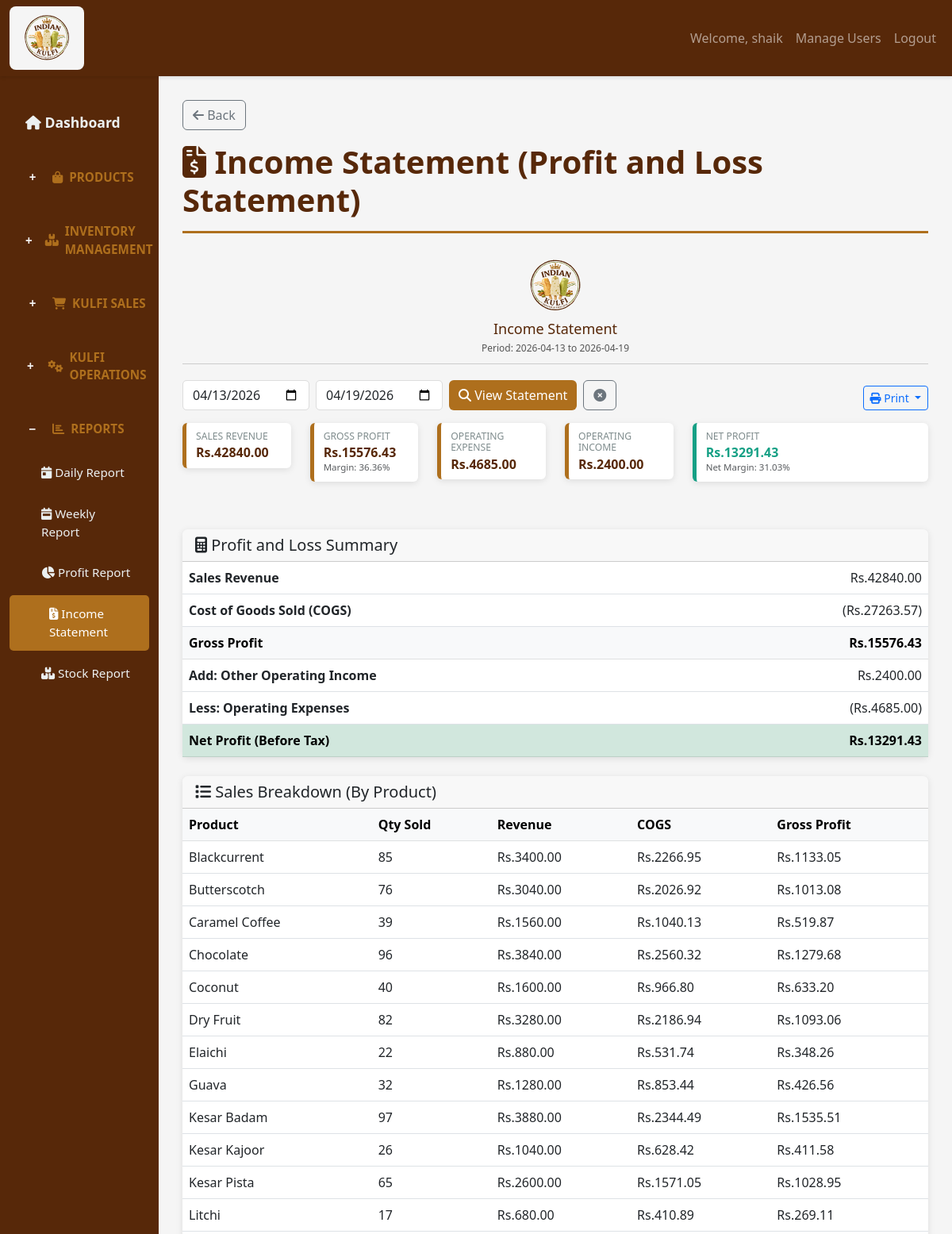
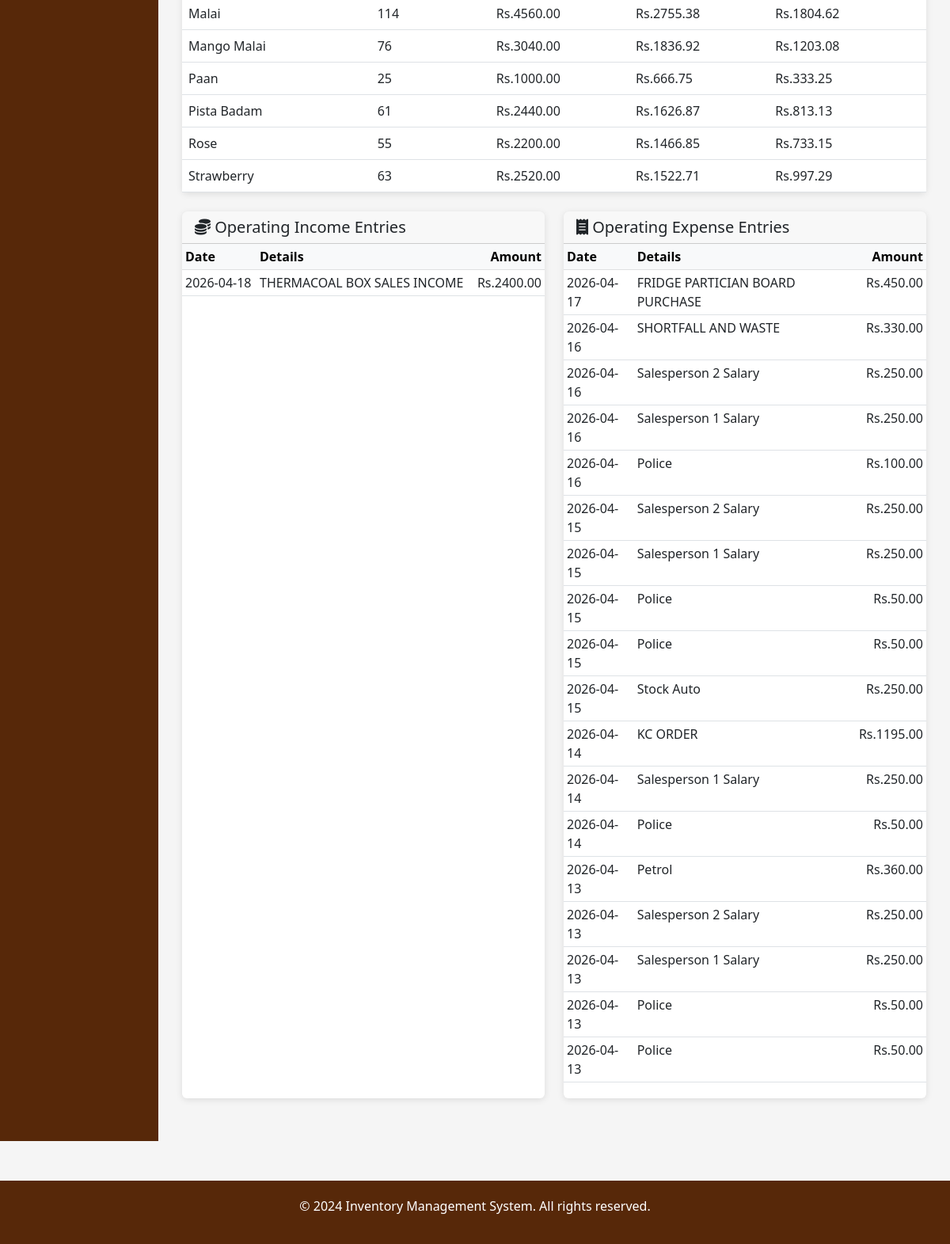
The app's page /reports/income-statement/ (signed in) with its own data (2 pictures, top to bottom).
### inventory/models.py (models this page shows, shortened)
class OperationsIncome(models.Model):
    income_date = models.DateField(default=timezone.now)
    details = models.CharField(max_length=255)
    amount = models.DecimalField(max_digits=12, decimal_places=2)
    created_by = models.ForeignKey(User, on_delete=models.SET_NULL, null=True, blank=True)
    created_at = models.DateTimeField(auto_now_add=True)
    updated_at = models.DateTimeField(auto_now=True)
    class Meta:
        ordering = ['-income_date', '-created_at']
        verbose_name_plural = "Operations Incomes"

class OperationsExpense(models.Model):
    operation_date = models.DateField(default=timezone.now)
    details = models.CharField(max_length=255)
    amount = models.DecimalField(max_digits=12, decimal_places=2)
    client_txn_id = models.CharField(max_length=64, blank=True, null=True, db_index=True, help_text="Client-generated idempotency key")
    client_updated_at = models.DateTimeField(blank=True, null=True, db_index=True, help_text="Client-side update timestamp")
    server_version = models.PositiveIntegerField(default=1)
    created_by = models.ForeignKey(User, on_delete=models.SET_NULL, null=True, blank=True)
    created_at = models.DateTimeField(auto_now_add=True)
    updated_at = models.DateTimeField(auto_now=True)
    class Meta:
        ordering = ['-operation_date', '-created_at']
        verbose_name_plural = "Operations Expenses"

### inventory/views.py (the view)
    def _wrapped_view(request, *args, **kwargs):
        if not request.user.is_authenticated:
            return redirect('login')
        if not request.user.is_staff:
            messages.error(request, 'You can access only the Sales module with this account.')
            return redirect('quick_sales_entry')
        return view_func(request, *args, **kwargs)

### templates/inventory/income_statement.html (shortened to what this page needs)
{% extends 'inventory/base.html' %}
{% block content %}
<h1 class="page-title"><i class="fas fa-file-invoice-dollar"></i> Income Statement (Profit and Loss Statement)</h1>
<div class="print-header">
    <img src="{{ MEDIA_URL }}logo/logo.svg" alt="Logo" onerror="this.onerror=null;this.src='{{ MEDIA_URL }}logo/logo.png';" class="print-logo">
    <h4>Income Statement</h4>
    <p>Period: {{ start_date|date:'Y-m-d' }} to {{ end_date|date:'Y-m-d' }}</p>
</div>
<div class="row mb-3">
    <div class="col-12">
        <div class="d-flex gap-2 flex-wrap align-items-end justify-content-between">
            <form method="GET" class="d-flex gap-2 flex-wrap">
                <input type="date" name="start_date" value="{{ start_date|date:'Y-m-d' }}" class="form-control" style="max-width: 160px;">
                <input type="date" name="end_date" value="{{ end_date|date:'Y-m-d' }}" class="form-control" style="max-width: 160px;">
                <button type="submit" class="btn btn-primary">
                    <i class="fas fa-search"></i> View Statement
                </button>
                <a href="{% url 'income_statement' %}" class="btn btn-outline-secondary" title="Clear date filters">
                    <i class="fas fa-times-circle"></i>
                </a>
            </form>
            <div class="btn-group" role="group">
                <button type="button" class="btn btn-outline-primary btn-sm dropdown-toggle" data-bs-toggle="dropdown" aria-expanded="false">
                    <i class="fas fa-print"></i> Print
                </button>
            </div>
        </div>
    </div>
</div>
<div class="row mb-4 income-metrics-row">
    <div class="col-md-6 col-lg-2 mb-3">
        <div class="card stat-card compact-metric-card">
            <h6>Sales Revenue</h6>
            <div class="stat-value">Rs.{{ sales_revenue|floatformat:2 }}</div>
        </div>
    </div>
    <div class="col-md-6 col-lg-2 mb-3">
        <div class="card stat-card compact-metric-card">
            <h6>Gross Profit</h6>
            <div class="stat-value">Rs.{{ gross_profit|floatformat:2 }}</div>
            <small class="text-muted">Margin: {{ gross_margin|floatformat:2 }}%</small>
        </div>
    </div>
    <div class="col-md-6 col-lg-2 mb-3">
        <div class="card stat-card compact-metric-card">
            <h6>Operating Expense</h6>
            <div class="stat-value">Rs.{{ operating_expense_total|floatformat:2 }}</div>
        </div>
    </div>
    <div class="col-md-6 col-lg-2 mb-3">
        <div class="card stat-card compact-metric-card">
            <h6>Operating Income</h6>
            <div class="stat-value">Rs.{{ operating_income_total|floatformat:2 }}</div>
        </div>
    </div>
    <div class="col-md-6 col-lg-4 mb-3">
        <div class="card stat-card compact-metric-card" style="border-left-color: #16a085;">
            <h6>Net Profit</h6>
            <div class="stat-value" style="color: #16a085;">Rs.{{ net_profit_before_tax|floatformat:2 }}</div>
            <small class="text-muted">Net Margin: {{ net_margin|floatformat:2 }}%</small>
        </div>
    </div>
</div>
<div class="card mb-4">
    <div class="card-header">
        <h5 class="mb-0"><i class="fas fa-calculator"></i> Profit and Loss Summary</h5>
    </div>
    <div class="table-responsive">
        <table class="table statement-table mb-0">
            <tbody>
                <tr>
                    <th style="width: 60%;">Sales Revenue</th>
                    <td class="text-end">Rs.{{ sales_revenue|floatformat:2 }}</td>
                </tr>
                <tr>
                    <th>Cost of Goods Sold (COGS)</th>
                    <td class="text-end">(Rs.{{ cost_of_goods_sold|floatformat:2 }})</td>
                </tr>
                <tr class="table-light fw-bold">
                    <th>Gross Profit</th>
                    <td class="text-end">Rs.{{ gross_profit|floatformat:2 }}</td>
                </tr>
                <tr>
                    <th>Add: Other Operating Income</th>
                    <td class="text-end">Rs.{{ operating_income_total|floatformat:2 }}</td>
                </tr>
                <tr>
                    <th>Less: Operating Expenses</th>
                    <td class="text-end">(Rs.{{ operating_expense_total|floatformat:2 }})</td>
                </tr>
                <tr class="table-success fw-bold">
                    <th>Net Profit (Before Tax)</th>
                    <td class="text-end">Rs.{{ net_profit_before_tax|floatformat:2 }}</td>
                </tr>
            </tbody>
        </table>
    </div>
</div>
<div class="card mb-4">
    <div class="card-header">
        <h5 class="mb-0"><i class="fas fa-list"></i> Sales Breakdown (By Product)</h5>
    </div>
    <div class="table-responsive">
        <table class="table table-hover mb-0">
            <thead class="table-light">
                <tr>
                    <th>Product</th>
                    <th>Qty Sold</th>
                    <th>Revenue</th>
                    <th>COGS</th>
                    <th>Gross Profit</th>
                </tr>
            </thead>
            <tbody>
                {% for row in sales_breakdown %}
                <tr>
                    <td>{{ row.product_name }}</td>
                    <td>{{ row.quantity }}</td>
                    <td>Rs.{{ row.revenue|floatformat:2 }}</td>
                    <td>Rs.{{ row.cost|floatformat:2 }}</td>
                    <td>Rs.{{ row.gross_profit|floatformat:2 }}</td>
                </tr>
                {% empty %}
                <tr>
                    <td colspan="5" class="text-center text-muted">No sales found for this period</td>
                </tr>
                {% endfor %}
            </tbody>
        </table>
    </div>
</div>
<div class="row">
    <div class="col-lg-6 mb-4">
        <div class="card h-100">
            <div class="card-header">
                <h5 class="mb-0"><i class="fas fa-coins"></i> Operating Income Entries</h5>
            </div>
            <div class="table-responsive">
                <table class="table table-sm mb-0">
                    <thead class="table-light">
                        <tr>
                            <th>Date</th>
                            <th>Details</th>
                            <th class="text-end">Amount</th>
                        </tr>
                    </thead>
                    <tbody>
                        {% for income in operating_income_entries %}
                        <tr>
                            <td>{{ income.income_date|date:'Y-m-d' }}</td>
                            <td>{{ income.details }}</td>
                            <td class="text-end">Rs.{{ income.amount|floatformat:2 }}</td>
                        </tr>
                        {% empty %}
                        <tr>
                            <td colspan="3" class="text-center text-muted">No operating income entries for this period</td>
                        </tr>
                        {% endfor %}
                    </tbody>
                </table>
            </div>
        </div>
    </div>
    <div class="col-lg-6 mb-4">
        <div class="card h-100">
            <div class="card-header">
                <h5 class="mb-0"><i class="fas fa-receipt"></i> Operating Expense Entries</h5>
            </div>
            <div class="table-responsive">
                <table class="table table-sm mb-0">
                    <thead class="table-light">
                        <tr>
                            <th>Date</th>
                            <th>Details</th>
                            <th class="text-end">Amount</th>
                        </tr>
                    </thead>
                    <tbody>
                        {% for expense in operating_expense_entries %}
                        <tr>
                            <td>{{ expense.operation_date|date:'Y-m-d' }}</td>
                            <td>{{ expense.details }}</td>
                            <td class="text-end">Rs.{{ expense.amount|floatformat:2 }}</td>
                        </tr>
                        {% empty %}
                        <tr>
                            <td colspan="3" class="text-center text-muted">No operating expense entries for this period</td>
                        </tr>
                        {% endfor %}
                    </tbody>
                </table>
            </div>
        </div>
    </div>
</div>
{% endblock %}

### templates/inventory/base.html (shortened to what this page needs)
<!DOCTYPE html>
<html lang="en">
<head>
    <link href="https://cdn.jsdelivr.net/npm/bootstrap@5.3.0/dist/css/bootstrap.min.css" rel="stylesheet">
    <link href="https://cdnjs.cloudflare.com/ajax/libs/font-awesome/6.4.0/css/all.min.css" rel="stylesheet">
</head>
<body>
    {% if user.is_authenticated %}
    <nav class="navbar navbar-expand-lg navbar-dark">
        <div class="container-fluid">
            <a class="navbar-brand" href="{% if user.is_staff %}{% url 'dashboard' %}{% else %}{% url 'quick_sales_entry' %}{% endif %}">
                <img src="{{ MEDIA_URL }}logo/logo.svg" alt="Logo" onerror="this.onerror=null;this.src='{{ MEDIA_URL }}logo/logo.png';" style="width:64px;height:64px;object-fit:contain;">
            </a>
            <div class="collapse navbar-collapse" id="navbarNav">
                <ul class="navbar-nav ms-auto">
                    <li class="nav-item">
                        <span class="nav-link">Welcome, {{ user.first_name|default:user.username }}</span>
                    </li>
                    {% if user.is_staff %}
                    <li class="nav-item">
                        <a class="nav-link" href="{% url 'user_list' %}">Manage Users</a>
                    </li>
                    {% endif %}
                    <li class="nav-item">
                        <a class="nav-link" href="{% url 'logout' %}">Logout</a>
                    </li>
                </ul>
            </div>
        </div>
    </nav>
    <div class="container-fluid">
        <div class="row">
            <nav class="col-md-2 sidebar">
                <div>
                    {% if user.is_staff %}
                    <a href="{% url 'dashboard' %}" class="{% if request.resolver_match.url_name == 'dashboard' %}active{% endif %}" style="margin-top: 10px; padding: 15px 20px; font-weight: 600; font-size: 1.1rem;">
                        <i class="fas fa-home"></i> Dashboard
                    </a>
                    <div class="sidebar-section-title" onclick="toggleSection('products-section', this)">
                        <span class="toggle-icon">+</span>
                        <i class="fas fa-shopping-bag"></i> Products
                    </div>
                    <div class="sidebar-section-title" onclick="toggleSection('inventory-section', this)">
                        <span class="toggle-icon">+</span>
                        <i class="fas fa-boxes"></i> Inventory Management
                    </div>
                    <div class="sidebar-section-title" onclick="toggleSection('sales-section', this)">
                        <span class="toggle-icon">+</span>
                        <i class="fas fa-shopping-cart"></i> Kulfi Sales
                    </div>
                    <div class="sidebar-section-title" onclick="toggleSection('operations-section', this)">
                        <span class="toggle-icon">+</span>
                        <i class="fas fa-cogs"></i> Kulfi Operations
                    </div>
                    <div class="sidebar-section-title" onclick="toggleSection('reports-section', this)">
                        <span class="toggle-icon">+</span>
                        <i class="fas fa-chart-bar"></i> Reports
                    </div>
                    <div id="reports-section" class="sidebar-sub-items">
                        <a href="{% url 'daily_report' %}" class="sub-item {% if request.resolver_match.url_name == 'daily_report' %}active{% endif %}">
                            <i class="fas fa-calendar-day"></i> Daily Report
                        </a>
                        <a href="{% url 'weekly_report' %}" class="sub-item {% if request.resolver_match.url_name == 'weekly_report' %}active{% endif %}">
                            <i class="fas fa-calendar-week"></i> Weekly Report
                        </a>
                        <a href="{% url 'profit_report' %}" class="sub-item {% if request.resolver_match.url_name == 'profit_report' %}active{% endif %}">
                            <i class="fas fa-chart-pie"></i> Profit Report
                        </a>
                        <a href="{% url 'income_statement' %}" class="sub-item {% if request.resolver_match.url_name == 'income_statement' %}active{% endif %}">
                            <i class="fas fa-file-invoice-dollar"></i> Income Statement
                        </a>
                        <a href="{% url 'stock_report' %}" class="sub-item {% if request.resolver_match.url_name == 'stock_report' %}active{% endif %}">
                            <i class="fas fa-boxes"></i> Stock Report
                        </a>
                    </div>
                    {% endif %}
                </div>
            </nav>
            <main class="col-md-10 main-content">
                {% if request.resolver_match.url_name != 'dashboard' %}
                <div class="page-back-wrap">
                    <button type="button" class="btn btn-outline-secondary" onclick="if (window.history.length > 1) { window.history.back(); } else { window.location.href='{% if user.is_staff %}{% url 'dashboard' %}{% else %}{% url 'quick_sales_entry' %}{% endif %}'; }">
                        <i class="fas fa-arrow-left"></i> Back
                    </button>
                </div>
                {% endif %}
                {% block content %}{% endblock %}
            </main>
        </div>
    </div>
    <footer>
        <p>&copy; 2024 Inventory Management System. All rights reserved.</p>
    </footer>
    {% endif %}
</body>
</html>

### records on screen
OperationsIncome: income_date "2026-04-18", details "THERMACOAL BOX SALES INCOME", amount "2400.00"
OperationsExpense: operation_date "2026-04-17", details "FRIDGE PARTICIAN BOARD PURCHASE", amount "450.00"
OperationsExpense: operation_date "2026-04-16", details "SHORTFALL AND WASTE", amount "330.00"
OperationsExpense: operation_date "2026-04-16", details "Salesperson 2 Salary", amount "250.00"
OperationsExpense: operation_date "2026-04-16", details "Salesperson 1 Salary", amount "250.00"
OperationsExpense: operation_date "2026-04-16", details "Police", amount "100.00"
OperationsExpense: operation_date "2026-04-15", details "Salesperson 2 Salary", amount "250.00"
OperationsExpense: operation_date "2026-04-15", details "Salesperson 1 Salary", amount "250.00"
OperationsExpense: operation_date "2026-04-15", details "Police", amount "50.00"
OperationsExpense: operation_date "2026-04-15", details "Police", amount "50.00"
OperationsExpense: operation_date "2026-04-15", details "Stock Auto", amount "250.00"
OperationsExpense: operation_date "2026-04-14", details "KC ORDER", amount "1195.00"
OperationsExpense: operation_date "2026-04-14", details "Salesperson 1 Salary", amount "250.00"
OperationsExpense: operation_date "2026-04-14", details "Police", amount "50.00"
OperationsExpense: operation_date "2026-04-13", details "Petrol", amount "360.00"
OperationsExpense: operation_date "2026-04-13", details "Salesperson 2 Salary", amount "250.00"
OperationsExpense: operation_date "2026-04-13", details "Salesperson 1 Salary", amount "250.00"
OperationsExpense: operation_date "2026-04-13", details "Police", amount "50.00"
OperationsExpense: operation_date "2026-04-13", details "Police", amount "50.00"

### other values on screen
{{ user.first_name|default:user.username }} "shaik"
{{ start_date|date:'Y-m-d' }} "2026-04-13"
{{ end_date|date:'Y-m-d' }} "2026-04-19"
{{ sales_revenue|floatformat:2 }} "42840.00"
{{ gross_profit|floatformat:2 }} "15576.43"
{{ gross_margin|floatformat:2 }} "36.36"
{{ operating_expense_total|floatformat:2 }} "4685.00"
{{ operating_income_total|floatformat:2 }} "2400.00"
{{ net_profit_before_tax|floatformat:2 }} "13291.43"
{{ net_margin|floatformat:2 }} "31.03"
{{ cost_of_goods_sold|floatformat:2 }} "27263.57"
{{ row.product_name }} "Blackcurrent" "Butterscotch" "Caramel Coffee" "Chocolate" "Coconut" "Dry Fruit" "Elaichi" "Guava" "Kesar Badam" "Kesar Kajoor" "Kesar Pista" "Litchi" "Malai" "Mango Malai" "Paan" "Pista Badam" "Rose" "Strawberry"
{{ row.quantity }} "85" "76" "39" "96" "40" "82" "22" "32" "97" "26" "65" "17" "114" "76" "25" "61" "55" "63"
{{ row.revenue|floatformat:2 }} "3400.00" "3040.00" "1560.00" "3840.00" "1600.00" "3280.00" "880.00" "1280.00" "3880.00" "1040.00" "2600.00" "680.00" "4560.00" "3040.00" "1000.00" "2440.00" "2200.00" "2520.00"
{{ row.cost|floatformat:2 }} "2266.95" "2026.92" "1040.13" "2560.32" "966.80" "2186.94" "531.74" "853.44" "2344.49" "628.42" "1571.05" "410.89" "2755.38" "1836.92" "666.75" "1626.87" "1466.85" "1522.71"
